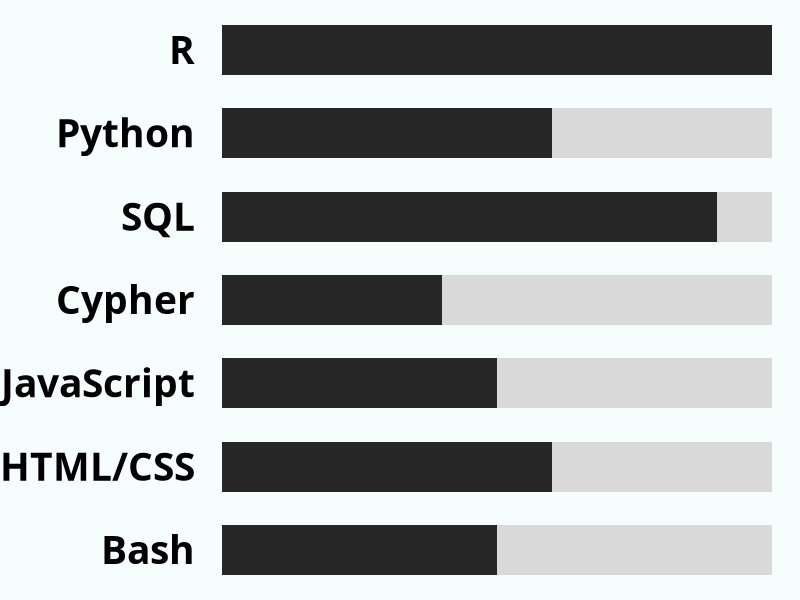

R code for this plot:
## ---- chunk 1
knitr::opts_chunk$set(
  results='asis', 
  echo = FALSE
)
library(tidyverse)
library(ragg)
## ---- chunk 2
skills_bar <- function(){
  tibble(
    order = c(1, 2, 3, 4 ,5 , 6, 7),
    language = c("R", "Python", "SQL", "Cypher", "JavaScript", "HTML/CSS", "Bash"),
    skill = c(5, 3, 4.5, 2, 2.5, 3, 2.5)
  ) |>
    mutate(max = 5) |>
    ggplot(aes(x = max, y = reorder(language, -order), width = .6)) +
    geom_col(fill = "grey85") +
    geom_col(aes(x = skill), fill = "grey15") +
    theme_void() +
    labs(y = "Language") +
    theme(
      axis.text.y = element_text(size = 28, family = "Roboto Slab", face = "bold", color = "black", hjust = 1),
      plot.background = element_rect(fill = "#F5FEFD", color = "#F5FEFD"),
      panel.background = element_rect(fill = "#F5FEFD", color = "#F5FEFD")
    )
}
skills_bar()
